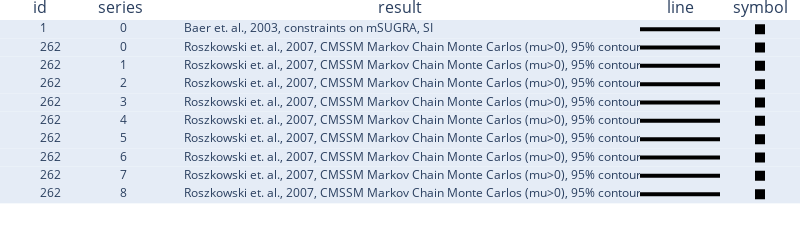

Source (notebook cell):
### Code cell
def CreateLegendFig(plotseries_in):
    
    rows_list = list(range(1,6))
    cols_list = list(range(1,6))
    
    table_rows=12
    table_cols=5
    
    fig_legend_out = make_subplots(
    column_titles = ['id','series','result','line', 'symbol'],
    rows=table_rows,
    cols=table_cols,
    horizontal_spacing = 0.00,
    vertical_spacing = 0.00,
    #subplot_titles=(titles)
    column_widths=[0.1,0.1,0.6,0.1, 0.1],)
    
    
    #fig_legend_out.update_xaxes(matches=None, showticklabels=True)
    #fig_legend_out.update_yaxes(matches=None, showticklabels=True)
    
    #fig_legend_out.update_layout(xaxis_range=[1,2])

    
    fig_legend_out.update_layout(
        autosize=False,
        width=800,
        height=200,
        margin=dict(
            l=0,
            r=0,
            b=0,
            t=20,
            pad=0
        ),
        #paper_bgcolor="LightSteelBlue",
    )
    
    rowloop = 0

    for index, row in plotseries_in.iterrows():
        #print(row['c1'], row['c2'])
        rowloop +=1
        for c in cols_list: #enumerate here to get access to i
            # STEP 2, notice position of arguments!
            table_column_names = ['id','series','data_label','line','symbol']
            scatter_mode_list = ['text-number','text-number','text-text','lines','markers']
            current_column = table_column_names[c-1]
            current_mode = scatter_mode_list[c-1]
            if current_mode =='lines':
                fig_legend_out.add_trace(go.Scatter(x=[1,2],
                                         y=[1,1],
                                         mode=current_mode,
                                         #text=row[current_column],
                                         line=dict(width=4,dash=row['line'],color=row['color']),
                                        ),
                              row=rowloop, #index for the subplot, i+1 because plotly starts with 1
                              col=c)
            if current_mode =='text-text':
                fig_legend_out.add_trace(go.Scatter(x=[1,2], 
                                         textposition='middle right',
                                         y=[1,1],
                                         mode='text',
                                         text=[row[current_column],'']
                                        ),
                              row=rowloop, #index for the subplot, i+1 because plotly starts with 1
                              col=c)
            
            if current_mode =='text-number':
                fig_legend_out.add_trace(go.Scatter(x=[1], 
                                         textposition='middle right',
                                         y=[1],
                                         mode='text',
                                         text=row[current_column]
                                        ),
                              row=rowloop, #index for the subplot, i+1 because plotly starts with 1
                              col=c)
            if current_mode =='markers':
                fig_legend_out.add_trace(go.Scatter(x=[1], 
                                        y=[1],
                                        mode=current_mode,
                                        #text=row[current_column],
                                        marker_symbol=row['symbol'],
                                        marker=dict(
                                        size=10,
                                        color=row['color'],#set color equal to a variable
                                        colorscale='Viridis', # one of plotly colorscales
                                        showscale=False,
                                        )
                                        ),
                              row=rowloop, #index for the subplot, i+1 because plotly starts with 1
                              col=c)
                
            fig_legend_out.update_xaxes(showgrid=False)
            fig_legend_out.update_yaxes(showgrid=False)
            #legend
            fig_legend_out.update_layout(showlegend=False)
            #x axis
            fig_legend_out.update_xaxes(visible=False)
            #y axis    
            fig_legend_out.update_yaxes(visible=False)

    return fig_legend_out

fig_legend = CreateLegendFig(plotseries_default)
fig_legend

### Figure 1 — Plotly figure (JSON) as saved in the notebook; plotly's stock layout.template omitted (floating-point values rounded to 4 significant figures)
{"data": [{"mode": "text", "text": "1", "textposition": "middle right", "type": "scatter", "x": [1], "xaxis": "x", "y": [1], "yaxis": "y"}, {"mode": "text", "text": "0", "textposition": "middle right", "type": "scatter", "x": [1], "xaxis": "x2", "y": [1], "yaxis": "y2"}, {"mode": "text", "text": ["Baer et. al., 2003, constraints on mSUGRA, SI", ""], "textposition": "middle right", "type": "scatter", "x": [1, 2], "xaxis": "x3", "y": [1, 1], "yaxis": "y3"}, {"line": {"color": "black", "dash": "solid", "width": 4}, "mode": "lines", "type": "scatter", "x": [1, 2], "xaxis": "x4", "y": [1, 1], "yaxis": "y4"}, {"marker": {"color": "black", "colorscale": [[0, "#440154"], [0.1111, "#482878"], [0.2222, "#3e4989"], [0.3333, "#31688e"], [0.4444, "#26828e"], [0.5556, "#1f9e89"], [0.6667, "#35b779"], [0.7778, "#6ece58"], [0.8889, "#b5de2b"], [1, "#fde725"]], "showscale": false, "size": 10, "symbol": "square"}, "mode": "markers", "type": "scatter", "x": [1], "xaxis": "x5", "y": [1], "yaxis": "y5"}, {"mode": "text", "text": "262", "textposition": "middle right", "type": "scatter", "x": [1], "xaxis": "x6", "y": [1], "yaxis": "y6"}, {"mode": "text", "text": "0", "textposition": "middle right", "type": "scatter", "x": [1], "xaxis": "x7", "y": [1], "yaxis": "y7"}, {"mode": "text", "text": ["Roszkowski et. al., 2007, CMSSM Markov Chain Monte Carlos (mu>0), 95% contour, SI", ""], "textposition": "middle right", "type": "scatter", "x": [1, 2], "xaxis": "x8", "y": [1, 1], "yaxis": "y8"}, {"line": {"color": "black", "dash": "solid", "width": 4}, "mode": "lines", "type": "scatter", "x": [1, 2], "xaxis": "x9", "y": [1, 1], "yaxis": "y9"}, {"marker": {"color": "black", "colorscale": [[0, "#440154"], [0.1111, "#482878"], [0.2222, "#3e4989"], [0.3333, "#31688e"], [0.4444, "#26828e"], [0.5556, "#1f9e89"], [0.6667, "#35b779"], [0.7778, "#6ece58"], [0.8889, "#b5de2b"], [1, "#fde725"]], "showscale": false, "size": 10, "symbol": "square"}, "mode": "markers", "type": "scatter", "x": [1], "xaxis": "x10", "y": [1], "yaxis": "y10"}, {"mode": "text", "text": "262", "textposition": "middle right", "type": "scatter", "x": [1], "xaxis": "x11", "y": [1], "yaxis": "y11"}, {"mode": "text", "text": "1", "textposition": "middle right", "type": "scatter", "x": [1], "xaxis": "x12", "y": [1], "yaxis": "y12"}, {"mode": "text", "text": ["Roszkowski et. al., 2007, CMSSM Markov Chain Monte Carlos (mu>0), 95% contour, SI", ""], "textposition": "middle right", "type": "scatter", "x": [1, 2], "xaxis": "x13", "y": [1, 1], "yaxis": "y13"}, {"line": {"color": "black", "dash": "solid", "width": 4}, "mode": "lines", "type": "scatter", "x": [1, 2], "xaxis": "x14", "y": [1, 1], "yaxis": "y14"}, {"marker": {"color": "black", "colorscale": [[0, "#440154"], [0.1111, "#482878"], [0.2222, "#3e4989"], [0.3333, "#31688e"], [0.4444, "#26828e"], [0.5556, "#1f9e89"], [0.6667, "#35b779"], [0.7778, "#6ece58"], [0.8889, "#b5de2b"], [1, "#fde725"]], "showscale": false, "size": 10, "symbol": "square"}, "mode": "markers", "type": "scatter", "x": [1], "xaxis": "x15", "y": [1], "yaxis": "y15"}, {"mode": "text", "text": "262", "textposition": "middle right", "type": "scatter", "x": [1], "xaxis": "x16", "y": [1], "yaxis": "y16"}, {"mode": "text", "text": "2", "textposition": "middle right", "type": "scatter", "x": [1], "xaxis": "x17", "y": [1], "yaxis": "y17"}, {"mode": "text", "text": ["Roszkowski et. al., 2007, CMSSM Markov Chain Monte Carlos (mu>0), 95% contour, SI", ""], "textposition": "middle right", "type": "scatter", "x": [1, 2], "xaxis": "x18", "y": [1, 1], "yaxis": "y18"}, {"line": {"color": "black", "dash": "solid", "width": 4}, "mode": "lines", "type": "scatter", "x": [1, 2], "xaxis": "x19", "y": [1, 1], "yaxis": "y19"}, {"marker": {"color": "black", "colorscale": [[0, "#440154"], [0.1111, "#482878"], [0.2222, "#3e4989"], [0.3333, "#31688e"], [0.4444, "#26828e"], [0.5556, "#1f9e89"], [0.6667, "#35b779"], [0.7778, "#6ece58"], [0.8889, "#b5de2b"], [1, "#fde725"]], "showscale": false, "size": 10, "symbol": "square"}, "mode": "markers", "type": "scatter", "x": [1], "xaxis": "x20", "y": [1], "yaxis": "y20"}, {"mode": "text", "text": "262", "textposition": "middle right", "type": "scatter", "x": [1], "xaxis": "x21", "y": [1], "yaxis": "y21"}, {"mode": "text", "text": "3", "textposition": "middle right", "type": "scatter", "x": [1], "xaxis": "x22", "y": [1], "yaxis": "y22"}, {"mode": "text", "text": ["Roszkowski et. al., 2007, CMSSM Markov Chain Monte Carlos (mu>0), 95% contour, SI", ""], "textposition": "middle right", "type": "scatter", "x": [1, 2], "xaxis": "x23", "y": [1, 1], "yaxis": "y23"}, {"line": {"color": "black", "dash": "solid", "width": 4}, "mode": "lines", "type": "scatter", "x": [1, 2], "xaxis": "x24", "y": [1, 1], "yaxis": "y24"}, {"marker": {"color": "black", "colorscale": [[0, "#440154"], [0.1111, "#482878"], [0.2222, "#3e4989"], [0.3333, "#31688e"], [0.4444, "#26828e"], [0.5556, "#1f9e89"], [0.6667, "#35b779"], [0.7778, "#6ece58"], [0.8889, "#b5de2b"], [1, "#fde725"]], "showscale": false, "size": 10, "symbol": "square"}, "mode": "markers", "type": "scatter", "x": [1], "xaxis": "x25", "y": [1], "yaxis": "y25"}, {"mode": "text", "text": "262", "textposition": "middle right", "type": "scatter", "x": [1], "xaxis": "x26", "y": [1], "yaxis": "y26"}, {"mode": "text", "text": "4", "textposition": "middle right", "type": "scatter", "x": [1], "xaxis": "x27", "y": [1], "yaxis": "y27"}, {"mode": "text", "text": ["Roszkowski et. al., 2007, CMSSM Markov Chain Monte Carlos (mu>0), 95% contour, SI", ""], "textposition": "middle right", "type": "scatter", "x": [1, 2], "xaxis": "x28", "y": [1, 1], "yaxis": "y28"}, {"line": {"color": "black", "dash": "solid", "width": 4}, "mode": "lines", "type": "scatter", "x": [1, 2], "xaxis": "x29", "y": [1, 1], "yaxis": "y29"}, {"marker": {"color": "black", "colorscale": [[0, "#440154"], [0.1111, "#482878"], [0.2222, "#3e4989"], [0.3333, "#31688e"], [0.4444, "#26828e"], [0.5556, "#1f9e89"], [0.6667, "#35b779"], [0.7778, "#6ece58"], [0.8889, "#b5de2b"], [1, "#fde725"]], "showscale": false, "size": 10, "symbol": "square"}, "mode": "markers", "type": "scatter", "x": [1], "xaxis": "x30", "y": [1], "yaxis": "y30"}, {"mode": "text", "text": "262", "textposition": "middle right", "type": "scatter", "x": [1], "xaxis": "x31", "y": [1], "yaxis": "y31"}, {"mode": "text", "text": "5", "textposition": "middle right", "type": "scatter", "x": [1], "xaxis": "x32", "y": [1], "yaxis": "y32"}, {"mode": "text", "text": ["Roszkowski et. al., 2007, CMSSM Markov Chain Monte Carlos (mu>0), 95% contour, SI", ""], "textposition": "middle right", "type": "scatter", "x": [1, 2], "xaxis": "x33", "y": [1, 1], "yaxis": "y33"}, {"line": {"color": "black", "dash": "solid", "width": 4}, "mode": "lines", "type": "scatter", "x": [1, 2], "xaxis": "x34", "y": [1, 1], "yaxis": "y34"}, {"marker": {"color": "black", "colorscale": [[0, "#440154"], [0.1111, "#482878"], [0.2222, "#3e4989"], [0.3333, "#31688e"], [0.4444, "#26828e"], [0.5556, "#1f9e89"], [0.6667, "#35b779"], [0.7778, "#6ece58"], [0.8889, "#b5de2b"], [1, "#fde725"]], "showscale": false, "size": 10, "symbol": "square"}, "mode": "markers", "type": "scatter", "x": [1], "xaxis": "x35", "y": [1], "yaxis": "y35"}, {"mode": "text", "text": "262", "textposition": "middle right", "type": "scatter", "x": [1], "xaxis": "x36", "y": [1], "yaxis": "y36"}, {"mode": "text", "text": "6", "textposition": "middle right", "type": "scatter", "x": [1], "xaxis": "x37", "y": [1], "yaxis": "y37"}, {"mode": "text", "text": ["Roszkowski et. al., 2007, CMSSM Markov Chain Monte Carlos (mu>0), 95% contour, SI", ""], "textposition": "middle right", "type": "scatter", "x": [1, 2], "xaxis": "x38", "y": [1, 1], "yaxis": "y38"}, {"line": {"color": "black", "dash": "solid", "width": 4}, "mode": "lines", "type": "scatter", "x": [1, 2], "xaxis": "x39", "y": [1, 1], "yaxis": "y39"}, {"marker": {"color": "black", "colorscale": [[0, "#440154"], [0.1111, "#482878"], [0.2222, "#3e4989"], [0.3333, "#31688e"], [0.4444, "#26828e"], [0.5556, "#1f9e89"], [0.6667, "#35b779"], [0.7778, "#6ece58"], [0.8889, "#b5de2b"], [1, "#fde725"]], "showscale": false, "size": 10, "symbol": "square"}, "mode": "markers", "type": "scatter", "x": [1], "xaxis": "x40", "y": [1], "yaxis": "y40"}, {"mode": "text", "text": "262", "textposition": "middle right", "type": "scatter", "x": [1], "xaxis": "x41", "y": [1], "yaxis": "y41"}, {"mode": "text", "text": "7", "textposition": "middle right", "type": "scatter", "x": [1], "xaxis": "x42", "y": [1], "yaxis": "y42"}, {"mode": "text", "text": ["Roszkowski et. al., 2007, CMSSM Markov Chain Monte Carlos (mu>0), 95% contour, SI", ""], "textposition": "middle right", "type": "scatter", "x": [1, 2], "xaxis": "x43", "y": [1, 1], "yaxis": "y43"}, {"line": {"color": "black", "dash": "solid", "width": 4}, "mode": "lines", "type": "scatter", "x": [1, 2], "xaxis": "x44", "y": [1, 1], "yaxis": "y44"}, {"marker": {"color": "black", "colorscale": [[0, "#440154"], [0.1111, "#482878"], [0.2222, "#3e4989"], [0.3333, "#31688e"], [0.4444, "#26828e"], [0.5556, "#1f9e89"], [0.6667, "#35b779"], [0.7778, "#6ece58"], [0.8889, "#b5de2b"], [1, "#fde725"]], "showscale": false, "size": 10, "symbol": "square"}, "mode": "markers", "type": "scatter", "x": [1], "xaxis": "x45", "y": [1], "yaxis": "y45"}, {"mode": "text", "text": "262", "textposition": "middle right", "type": "scatter", "x": [1], "xaxis": "x46", "y": [1], "yaxis": "y46"}, {"mode": "text", "text": "8", "textposition": "middle right", "type": "scatter", "x": [1], "xaxis": "x47", "y": [1], "yaxis": "y47"}, {"mode": "text", "text": ["Roszkowski et. al., 2007, CMSSM Markov Chain Monte Carlos (mu>0), 95% contour, SI", ""], "textposition": "middle right", "type": "scatter", "x": [1, 2], "xaxis": "x48", "y": [1, 1], "yaxis": "y48"}, {"line": {"color": "black", "dash": "solid", "width": 4}, "mode": "lines", "type": "scatter", "x": [1, 2], "xaxis": "x49", "y": [1, 1], "yaxis": "y49"}, {"marker": {"color": "black", "colorscale": [[0, "#440154"], [0.1111, "#482878"], [0.2222, "#3e4989"], [0.3333, "#31688e"], [0.4444, "#26828e"], [0.5556, "#1f9e89"], [0.6667, "#35b779"], [0.7778, "#6ece58"], [0.8889, "#b5de2b"], [1, "#fde725"]], "showscale": false, "size": 10, "symbol": "square"}, "mode": "markers", "type": "scatter", "x": [1], "xaxis": "x50", "y": [1], "yaxis": "y50"}], "layout": {"annotations": [{"font": {"size": 16}, "showarrow": false, "text": "id", "x": 0.05, "xanchor": "center", "xref": "paper", "y": 1, "yanchor": "bottom", "yref": "paper"}, {"font": {"size": 16}, "showarrow": false, "text": "series", "x": 0.15, "xanchor": "center", "xref": "paper", "y": 1, "yanchor": "bottom", "yref": "paper"}, {"font": {"size": 16}, "showarrow": false, "text": "result", "x": 0.5, "xanchor": "center", "xref": "paper", "y": 1, "yanchor": "bottom", "yref": "paper"}, {"font": {"size": 16}, "showarrow": false, "text": "line", "x": 0.85, "xanchor": "center", "xref": "paper", "y": 1, "yanchor": "bottom", "yref": "paper"}, {"font": {"size": 16}, "showarrow": false, "text": "symbol", "x": 0.95, "xanchor": "center", "xref": "paper", "y": 1, "yanchor": "bottom", "yref": "paper"}], "autosize": false, "height": 200, "margin": {"b": 0, "l": 0, "pad": 0, "r": 0, "t": 20}, "showlegend": false, "width": 800, "xaxis": {"anchor": "y", "domain": [0, 0.1], "showgrid": false, "visible": false}, "xaxis10": {"anchor": "y10", "domain": [0.9, 1], "showgrid": false, "visible": false}, "xaxis11": {"anchor": "y11", "domain": [0, 0.1], "showgrid": false, "visible": false}, "xaxis12": {"anchor": "y12", "domain": [0.1, 0.2], "showgrid": false, "visible": false}, "xaxis13": {"anchor": "y13", "domain": [0.2, 0.8], "showgrid": false, "visible": false}, "xaxis14": {"anchor": "y14", "domain": [0.8, 0.9], "showgrid": false, "visible": false}, "xaxis15": {"anchor": "y15", "domain": [0.9, 1], "showgrid": false, "visible": false}, "xaxis16": {"anchor": "y16", "domain": [0, 0.1], "showgrid": false, "visible": false}, "xaxis17": {"anchor": "y17", "domain": [0.1, 0.2], "showgrid": false, "visible": false}, "xaxis18": {"anchor": "y18", "domain": [0.2, 0.8], "showgrid": false, "visible": false}, "xaxis19": {"anchor": "y19", "domain": [0.8, 0.9], "showgrid": false, "visible": false}, "xaxis2": {"anchor": "y2", "domain": [0.1, 0.2], "showgrid": false, "visible": false}, "xaxis20": {"anchor": "y20", "domain": [0.9, 1], "showgrid": false, "visible": false}, "xaxis21": {"anchor": "y21", "domain": [0, 0.1], "showgrid": false, "visible": false}, "xaxis22": {"anchor": "y22", "domain": [0.1, 0.2], "showgrid": false, "visible": false}, "xaxis23": {"anchor": "y23", "domain": [0.2, 0.8], "showgrid": false, "visible": false}, "xaxis24": {"anchor": "y24", "domain": [0.8, 0.9], "showgrid": false, "visible": false}, "xaxis25": {"anchor": "y25", "domain": [0.9, 1], "showgrid": false, "visible": false}, "xaxis26": {"anchor": "y26", "domain": [0, 0.1], "showgrid": false, "visible": false}, "xaxis27": {"anchor": "y27", "domain": [0.1, 0.2], "showgrid": false, "visible": false}, "xaxis28": {"anchor": "y28", "domain": [0.2, 0.8], "showgrid": false, "visible": false}, "xaxis29": {"anchor": "y29", "domain": [0.8, 0.9], "showgrid": false, "visible": false}, "xaxis3": {"anchor": "y3", "domain": [0.2, 0.8], "showgrid": false, "visible": false}, "xaxis30": {"anchor": "y30", "domain": [0.9, 1], "showgrid": false, "visible": false}, "xaxis31": {"anchor": "y31", "domain": [0, 0.1], "showgrid": false, "visible": false}, "xaxis32": {"anchor": "y32", "domain": [0.1, 0.2], "showgrid": false, "visible": false}, "xaxis33": {"anchor": "y33", "domain": [0.2, 0.8], "showgrid": false, "visible": false}, "xaxis34": {"anchor": "y34", "domain": [0.8, 0.9], "showgrid": false, "visible": false}, "xaxis35": {"anchor": "y35", "domain": [0.9, 1], "showgrid": false, "visible": false}, "xaxis36": {"anchor": "y36", "domain": [0, 0.1], "showgrid": false, "visible": false}, "xaxis37": {"anchor": "y37", "domain": [0.1, 0.2], "showgrid": false, "visible": false}, "xaxis38": {"anchor": "y38", "domain": [0.2, 0.8], "showgrid": false, "visible": false}, "xaxis39": {"anchor": "y39", "domain": [0.8, 0.9], "showgrid": false, "visible": false}, "xaxis4": {"anchor": "y4", "domain": [0.8, 0.9], "showgrid": false, "visible": false}, "xaxis40": {"anchor": "y40", "domain": [0.9, 1], "showgrid": false, "visible": false}, "xaxis41": {"anchor": "y41", "domain": [0, 0.1], "showgrid": false, "visible": false}, "xaxis42": {"anchor": "y42", "domain": [0.1, 0.2], "showgrid": false, "visible": false}, "xaxis43": {"anchor": "y43", "domain": [0.2, 0.8], "showgrid": false, "visible": false}, "xaxis44": {"anchor": "y44", "domain": [0.8, 0.9], "showgrid": false, "visible": false}, "xaxis45": {"anchor": "y45", "domain": [0.9, 1], "showgrid": false, "visible": false}, "xaxis46": {"anchor": "y46", "domain": [0, 0.1], "showgrid": false, "visible": false}, "xaxis47": {"anchor": "y47", "domain": [0.1, 0.2], "showgrid": false, "visible": false}, "xaxis48": {"anchor": "y48", "domain": [0.2, 0.8], "showgrid": false, "visible": false}, "xaxis49": {"anchor": "y49", "domain": [0.8, 0.9], "showgrid": false, "visible": false}, "xaxis5": {"anchor": "y5", "domain": [0.9, 1], "showgrid": false, "visible": false}, "xaxis50": {"anchor": "y50", "domain": [0.9, 1], "showgrid": false, "visible": false}, "xaxis51": {"anchor": "y51", "domain": [0, 0.1], "showgrid": false, "visible": false}, "xaxis52": {"anchor": "y52", "domain": [0.1, 0.2], "showgrid": false, "visible": false}, "xaxis53": {"anchor": "y53", "domain": [0.2, 0.8], "showgrid": false, "visible": false}, "xaxis54": {"anchor": "y54", "domain": [0.8, 0.9], "showgrid": false, "visible": false}, "xaxis55": {"anchor": "y55", "domain": [0.9, 1], "showgrid": false, "visible": false}, "xaxis56": {"anchor": "y56", "domain": [0, 0.1], "showgrid": false, "visible": false}, "xaxis57": {"anchor": "y57", "domain": [0.1, 0.2], "showgrid": false, "visible": false}, "xaxis58": {"anchor": "y58", "domain": [0.2, 0.8], "showgrid": false, "visible": false}, "xaxis59": {"anchor": "y59", "domain": [0.8, 0.9], "showgrid": false, "visible": false}, "xaxis6": {"anchor": "y6", "domain": [0, 0.1], "showgrid": false, "visible": false}, "xaxis60": {"anchor": "y60", "domain": [0.9, 1], "showgrid": false, "visible": false}, "xaxis7": {"anchor": "y7", "domain": [0.1, 0.2], "showgrid": false, "visible": false}, "xaxis8": {"anchor": "y8", "domain": [0.2, 0.8], "showgrid": false, "visible": false}, "xaxis9": {"anchor": "y9", "domain": [0.8, 0.9], "showgrid": false, "visible": false}, "yaxis": {"anchor": "x", "domain": [0.9167, 1], "showgrid": false, "visible": false}, "yaxis10": {"anchor": "x10", "domain": [0.8333, 0.9167], "showgrid": false, "visible": false}, "yaxis11": {"anchor": "x11", "domain": [0.75, 0.8333], "showgrid": false, "visible": false}, "yaxis12": {"anchor": "x12", "domain": [0.75, 0.8333], "showgrid": false, "visible": false}, "yaxis13": {"anchor": "x13", "domain": [0.75, 0.8333], "showgrid": false, "visible": false}, "yaxis14": {"anchor": "x14", "domain": [0.75, 0.8333], "showgrid": false, "visible": false}, "yaxis15": {"anchor": "x15", "domain": [0.75, 0.8333], "showgrid": false, "visible": false}, "yaxis16": {"anchor": "x16", "domain": [0.6667, 0.75], "showgrid": false, "visible": false}, "yaxis17": {"anchor": "x17", "domain": [0.6667, 0.75], "showgrid": false, "visible": false}, "yaxis18": {"anchor": "x18", "domain": [0.6667, 0.75], "showgrid": false, "visible": false}, "yaxis19": {"anchor": "x19", "domain": [0.6667, 0.75], "showgrid": false, "visible": false}, "yaxis2": {"anchor": "x2", "domain": [0.9167, 1], "showgrid": false, "visible": false}, "yaxis20": {"anchor": "x20", "domain": [0.6667, 0.75], "showgrid": false, "visible": false}, "yaxis21": {"anchor": "x21", "domain": [0.5833, 0.6667], "showgrid": false, "visible": false}, "yaxis22": {"anchor": "x22", "domain": [0.5833, 0.6667], "showgrid": false, "visible": false}, "yaxis23": {"anchor": "x23", "domain": [0.5833, 0.6667], "showgrid": false, "visible": false}, "yaxis24": {"anchor": "x24", "domain": [0.5833, 0.6667], "showgrid": false, "visible": false}, "yaxis25": {"anchor": "x25", "domain": [0.5833, 0.6667], "showgrid": false, "visible": false}, "yaxis26": {"anchor": "x26", "domain": [0.5, 0.5833], "showgrid": false, "visible": false}, "yaxis27": {"anchor": "x27", "domain": [0.5, 0.5833], "showgrid": false, "visible": false}, "yaxis28": {"anchor": "x28", "domain": [0.5, 0.5833], "showgrid": false, "visible": false}, "yaxis29": {"anchor": "x29", "domain": [0.5, 0.5833], "showgrid": false, "visible": false}, "yaxis3": {"anchor": "x3", "domain": [0.9167, 1], "showgrid": false, "visible": false}, "yaxis30": {"anchor": "x30", "domain": [0.5, 0.5833], "showgrid": false, "visible": false}, "yaxis31": {"anchor": "x31", "domain": [0.4167, 0.5], "showgrid": false, "visible": false}, "yaxis32": {"anchor": "x32", "domain": [0.4167, 0.5], "showgrid": false, "visible": false}, "yaxis33": {"anchor": "x33", "domain": [0.4167, 0.5], "showgrid": false, "visible": false}, "yaxis34": {"anchor": "x34", "domain": [0.4167, 0.5], "showgrid": false, "visible": false}, "yaxis35": {"anchor": "x35", "domain": [0.4167, 0.5], "showgrid": false, "visible": false}, "yaxis36": {"anchor": "x36", "domain": [0.3333, 0.4167], "showgrid": false, "visible": false}, "yaxis37": {"anchor": "x37", "domain": [0.3333, 0.4167], "showgrid": false, "visible": false}, "yaxis38": {"anchor": "x38", "domain": [0.3333, 0.4167], "showgrid": false, "visible": false}, "yaxis39": {"anchor": "x39", "domain": [0.3333, 0.4167], "showgrid": false, "visible": false}, "yaxis4": {"anchor": "x4", "domain": [0.9167, 1], "showgrid": false, "visible": false}, "yaxis40": {"anchor": "x40", "domain": [0.3333, 0.4167], "showgrid": false, "visible": false}, "yaxis41": {"anchor": "x41", "domain": [0.25, 0.3333], "showgrid": false, "visible": false}, "yaxis42": {"anchor": "x42", "domain": [0.25, 0.3333], "showgrid": false, "visible": false}, "yaxis43": {"anchor": "x43", "domain": [0.25, 0.3333], "showgrid": false, "visible": false}, "yaxis44": {"anchor": "x44", "domain": [0.25, 0.3333], "showgrid": false, "visible": false}, "yaxis45": {"anchor": "x45", "domain": [0.25, 0.3333], "showgrid": false, "visible": false}, "yaxis46": {"anchor": "x46", "domain": [0.1667, 0.25], "showgrid": false, "visible": false}, "yaxis47": {"anchor": "x47", "domain": [0.1667, 0.25], "showgrid": false, "visible": false}, "yaxis48": {"anchor": "x48", "domain": [0.1667, 0.25], "showgrid": false, "visible": false}, "yaxis49": {"anchor": "x49", "domain": [0.1667, 0.25], "showgrid": false, "visible": false}, "yaxis5": {"anchor": "x5", "domain": [0.9167, 1], "showgrid": false, "visible": false}, "yaxis50": {"anchor": "x50", "domain": [0.1667, 0.25], "showgrid": false, "visible": false}, "yaxis51": {"anchor": "x51", "domain": [0.08333, 0.1667], "showgrid": false, "visible": false}, "yaxis52": {"anchor": "x52", "domain": [0.08333, 0.1667], "showgrid": false, "visible": false}, "yaxis53": {"anchor": "x53", "domain": [0.08333, 0.1667], "showgrid": false, "visible": false}, "yaxis54": {"anchor": "x54", "domain": [0.08333, 0.1667], "showgrid": false, "visible": false}, "yaxis55": {"anchor": "x55", "domain": [0.08333, 0.1667], "showgrid": false, "visible": false}, "yaxis56": {"anchor": "x56", "domain": [0, 0.08333], "showgrid": false, "visible": false}, "yaxis57": {"anchor": "x57", "domain": [0, 0.08333], "showgrid": false, "visible": false}, "yaxis58": {"anchor": "x58", "domain": [0, 0.08333], "showgrid": false, "visible": false}, "yaxis59": {"anchor": "x59", "domain": [0, 0.08333], "showgrid": false, "visible": false}, "yaxis6": {"anchor": "x6", "domain": [0.8333, 0.9167], "showgrid": false, "visible": false}, "yaxis60": {"anchor": "x60", "domain": [0, 0.08333], "showgrid": false, "visible": false}, "yaxis7": {"anchor": "x7", "domain": [0.8333, 0.9167], "showgrid": false, "visible": false}, "yaxis8": {"anchor": "x8", "domain": [0.8333, 0.9167], "showgrid": false, "visible": false}, "yaxis9": {"anchor": "x9", "domain": [0.8333, 0.9167], "showgrid": false, "visible": false}}}
